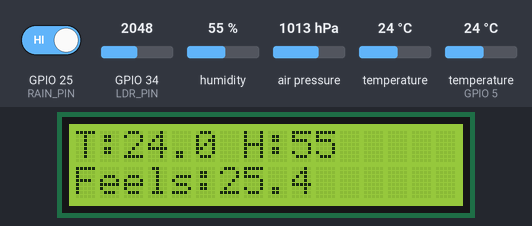
This sketch was run on a simulated ESP32. Parts: 16×2 character LCD. The test bench sets the inputs (shaded band); at power-on: temperature 24 °C, GPIO 34 (LDR_PIN) = 2048, humidity 55 %, GPIO 25 (RAIN_PIN) HIGH, air pressure 1013 hPa, temperature (sensor on GPIO 5) 24 °C (analog values on the 0–4095 scale). WiFi joins after 1.5 s; servers stay silent unless stated; what the sketch prints to the serial monitor is not drawn.

Above: at 6.8 s.
6.9 s: temperature (sensor 0) set to 33 °C
At 9.2 s:
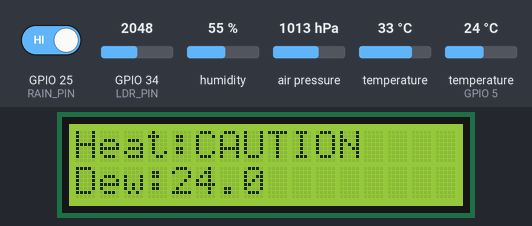
12.8 s: GPIO 34 (LDR_PIN) set to 1228
At 14.5 s:
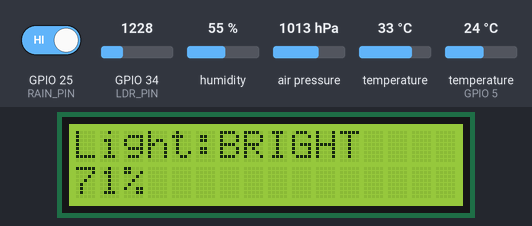
17.4 s: humidity set to 36 %
At 18.9 s:
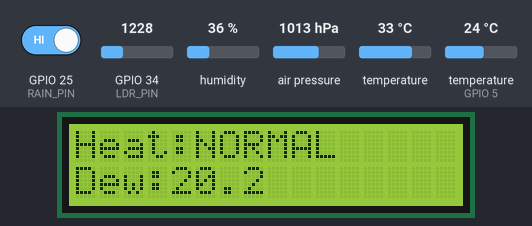
21.5 s: humidity set to 33 %
At 23.3 s:
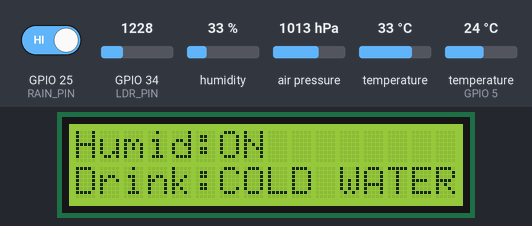
25.6 s: GPIO 25 (RAIN_PIN) driven LOW
At 30.7 s:
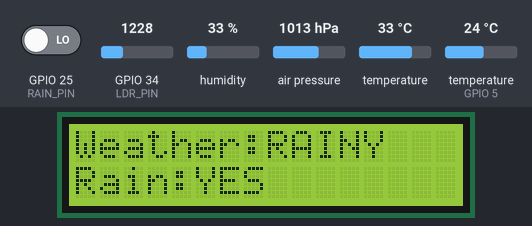
31.5 s: GPIO 34 (LDR_PIN) set to 2866
At 35.0 s:
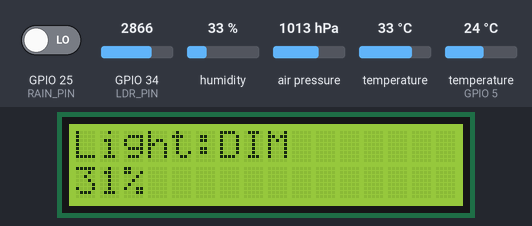
Timing chart, 0 to 36.5 s (numbered marks = the images above; inputs shaded):
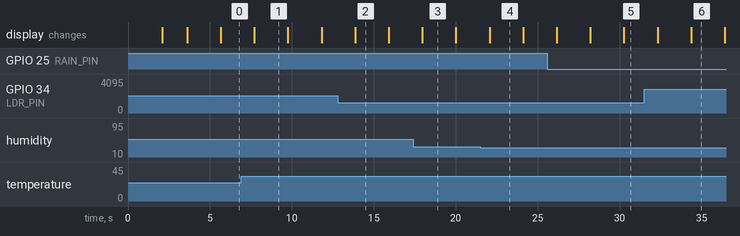

The sketch:

scketch_full.ino
```cpp
#include "DHT.h"
#include <Adafruit_BMP280.h>
#include <Adafruit_Sensor.h>
#include <LiquidCrystal_I2C.h>
#include <WiFi.h>
#include <Wire.h>

// ================= CONFIG =================
#define SEALEVELPRESSURE_HPA 1013.25

#define DHTPIN 5
#define DHTTYPE DHT11
#define RAIN_PIN 25
#define LDR_PIN 34   // Analog pin (Voltage Divider)

// ================= OBJECTS =================
LiquidCrystal_I2C lcd(0x27, 16, 2);
Adafruit_BMP280 bmp;
DHT dht(DHTPIN, DHTTYPE);
WiFiServer server(80);

// ================= WIFI =================
const char* ssid = "MM-227";
const char* password = "Galib@cse";

// ================= VARIABLES =================
float temperature, pressure, altitude;
float humidity;
float feelsLike, dewPoint;

int rainStatus;
int ldrValue;
int lightPercent;

String heatStatus, weatherStatus, drinkTip, lightStatus;
bool humidifierState;

unsigned long lastTime = 0;
unsigned long timerDelay = 2000;
int lcdPage = 0;

// ================= FUNCTIONS =================
float calculateFeelsLike(float T, float H) {
  return -8.784695 +
         1.61139411 * T +
         2.338549 * H -
         0.14611605 * T * H -
         0.01230809 * T * T -
         0.01642482 * H * H +
         0.00221173 * T * T * H +
         0.00072546 * T * H * H -
         0.00000358 * T * T * H * H;
}

String heatAlarm(float feelsLike) {
  if (feelsLike >= 45) return "DANGER";
  if (feelsLike >= 40) return "ALERT";
  if (feelsLike >= 35) return "CAUTION";
  return "NORMAL";
}

float calculateDewPoint(float T, float H) {
  return T - ((100 - H) / 5.0);
}

String weatherEvaluation(float T, int rain) {
  if (rain == LOW) return "RAINY";
  if (T > 32) return "HOT";
  if (T < 18) return "COLD";
  return "PLEASANT";
}

bool humidityON(float H) {
  return (H < 35);
}

String drinkSuggestion(float feelsLike) {
  if (feelsLike >= 40) return "WATER+ORS";
  if (feelsLike >= 32) return "COLD WATER";
  if (feelsLike >= 25) return "JUICE";
  return "WARM TEA";
}

String lightEvaluation(int percent) {
  if (percent < 30) return "DARK";
  if (percent < 60) return "DIM";
  return "BRIGHT";
}

// ================= SETUP =================
void setup() {
  Serial.begin(115200);

  // ===== ESP32 ADC FIX =====
  analogReadResolution(12);                 // 0–4095
  analogSetPinAttenuation(LDR_PIN, ADC_11db); // Full 0–3.3V range

  lcd.init();
  lcd.backlight();
  lcd.setCursor(0, 0);
  lcd.print("System Loading");
  delay(2000);
  lcd.clear();

  if (!bmp.begin(0x76)) {
    lcd.print("BMP280 Error");
    while (1);
  }

  dht.begin();
  pinMode(RAIN_PIN, INPUT);

  WiFi.begin(ssid, password);
  lcd.print("WiFi Connecting");

  int retry = 0;
  while (WiFi.status() != WL_CONNECTED && retry < 20) {
    delay(500);
    retry++;
  }

  lcd.clear();
  if (WiFi.status() == WL_CONNECTED) {
    lcd.print("WiFi Connected");
    server.begin();
  } else {
    lcd.print("Offline Mode");
  }

  delay(2000);
  lcd.clear();
}

// ================= LOOP =================
void loop() {
  if (millis() - lastTime > timerDelay) {
    readSensors();
    updateLCD();
    lastTime = millis();
  }

  WiFiClient client = server.available();
  if (client) {
    String html = SendHTML();
    client.println("HTTP/1.1 200 OK");
    client.println("Content-type:text/html\n");
    client.println(html);
    client.stop();
  }
}

// ================= SENSOR READ =================
void readSensors() {
  temperature = bmp.readTemperature();
  pressure = bmp.readPressure() / 100.0F;
  altitude = bmp.readAltitude(SEALEVELPRESSURE_HPA);

  humidity = dht.readHumidity();
  if (isnan(humidity)) humidity = 0;

  rainStatus = digitalRead(RAIN_PIN);

  // ===== LDR ANALOG READ (FIXED) =====
  ldrValue = analogRead(LDR_PIN);                 // 0–4095
  lightPercent = 100 - (ldrValue * 100) / 4095;         // Better than map()
  lightStatus = lightEvaluation(lightPercent);

  feelsLike = calculateFeelsLike(temperature, humidity);
  dewPoint = calculateDewPoint(temperature, humidity);
  heatStatus = heatAlarm(feelsLike);
  weatherStatus = weatherEvaluation(temperature, rainStatus);
  drinkTip = drinkSuggestion(feelsLike);
  humidifierState = humidityON(humidity);

  // Debug
  Serial.print("LDR: ");
  Serial.print(ldrValue);
  Serial.print(" | Light: ");
  Serial.print(lightPercent);
  Serial.println("%");
}

// ================= LCD DISPLAY =================
void updateLCD() {
  lcd.clear();

  if (lcdPage == 0) {
    lcd.setCursor(0, 0);
    lcd.print("T:");
    lcd.print(temperature, 1);
    lcd.print(" H:");
    lcd.print(humidity, 0);

    lcd.setCursor(0, 1);
    lcd.print("Feels:");
    lcd.print(feelsLike, 1);
  }
  else if (lcdPage == 1) {
    lcd.setCursor(0, 0);
    lcd.print("Heat:");
    lcd.print(heatStatus);

    lcd.setCursor(0, 1);
    lcd.print("Dew:");
    lcd.print(dewPoint, 1);
  }
  else if (lcdPage == 2) {
    lcd.setCursor(0, 0);
    lcd.print("Weather:");
    lcd.print(weatherStatus);

    lcd.setCursor(0, 1);
    lcd.print("Rain:");
    lcd.print(rainStatus == LOW ? "YES" : "NO");
  }
  else if (lcdPage == 3) {
    lcd.setCursor(0, 0);
    lcd.print("Humid:");
    lcd.print(humidifierState ? "ON" : "OFF");

    lcd.setCursor(0, 1);
    lcd.print("Drink:");
    lcd.print(drinkTip);
  }
  else if (lcdPage == 4) {
    lcd.setCursor(0, 0);
    lcd.print("Light:");
    lcd.print(lightStatus);

    lcd.setCursor(0, 1);
    lcd.print(lightPercent);
    lcd.print("%");
  }

  lcdPage++;
  if (lcdPage > 4) lcdPage = 0;
}

// ================= WEB PAGE =================
String SendHTML() {
  String ptr = "<html><head><meta http-equiv='refresh' content='5'></head><body>";
  ptr += "<h2>ESP32 Weather Station</h2>";
  ptr += "Temperature: " + String(temperature) + " C<br>";
  ptr += "Humidity: " + String(humidity) + " %<br>";
  ptr += "Feels Like: " + String(feelsLike) + " C<br>";
  ptr += "Heat Alarm: " + heatStatus + "<br>";
  ptr += "Dew Point: " + String(dewPoint) + " C<br>";
  ptr += "Weather: " + weatherStatus + "<br>";
  ptr += "Rain: " + String(rainStatus == LOW ? "YES" : "NO") + "<br>";
  ptr += "Light Level: " + String(lightPercent) + " %<br>";
  ptr += "Light Status: " + lightStatus + "<br>";
  ptr += "Drink Suggestion: " + drinkTip + "<br>";
  ptr += "</body></html>";
  return ptr;
}
```

Measured:
- the behaviour switches between 35 and 34 % on humidity (found by bisection; images 3 and 4)
- after the input at 6.9 s, the display: changes after 0.82 s (image 1)
- after the input at 12.8 s, the display: changes after 1.1 s (image 2)
- after the input at 17.4 s, the display: changes after 0.57 s (image 3)
- after the input at 21.5 s, the display: changes after 0.57 s (image 4)
- after the input at 25.6 s, the display: first differs from a run without the input after 4.7 s (image 5)
- after the input at 31.5 s, the display: first differs from a run without the input after 2.9 s (image 6)
